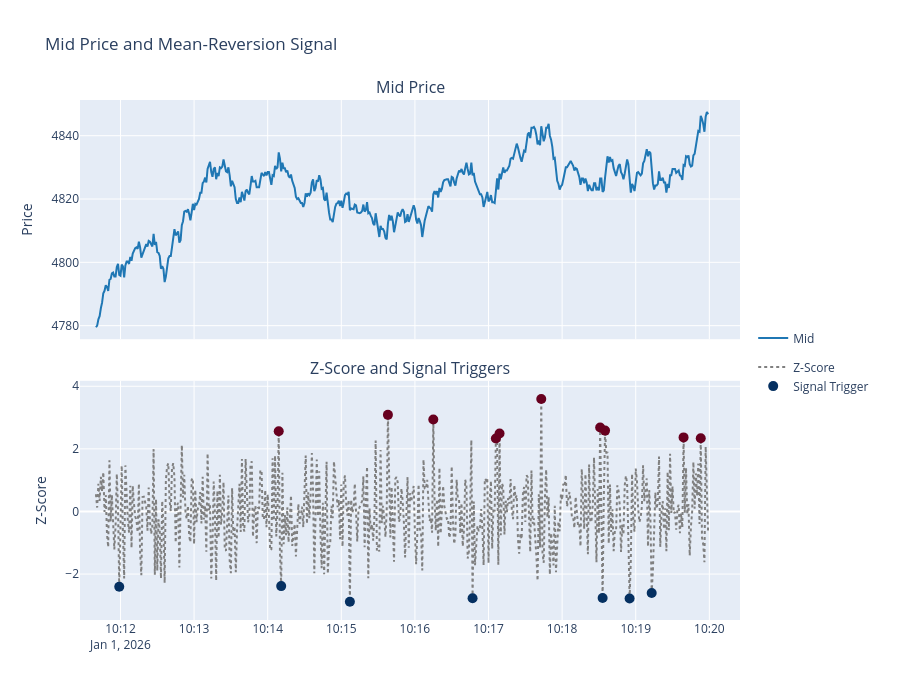

This figure's notebook cell:
### Markdown cell above
## Visualization

Mid-price and Z-score signal charts

### Code cell
import plotly.graph_objects as go
from plotly.subplots import make_subplots
import plotly.io as pio

pio.renderers.default = "vscode"

plot_df = df.tail(500).copy()
entry_df = plot_df.loc[plot_df["signal"] != 0].copy()

fig = make_subplots(
    rows=2,
    cols=1,
    shared_xaxes=True,
    vertical_spacing=0.08,
    subplot_titles=("Mid Price", "Z-Score and Signal Triggers")
)

fig.add_trace(
    go.Scatter(
        x=plot_df["ts"],
        y=plot_df["mid"],
        name="Mid",
        mode="lines",
        line=dict(color="#1f77b4"),
        showlegend=True,
        legendgroup="top"
    ),
    row=1, col=1
)

fig.add_trace(
    go.Scatter(
        x=plot_df["ts"],
        y=plot_df["zscore"],
        name="Z-Score",
        mode="lines",
        line=dict(dash="dot", color="gray"),
        showlegend=True,
        legendgroup="bottom"
    ),
    row=2, col=1
)

fig.add_trace(
    go.Scatter(
        x=entry_df["ts"],
        y=entry_df["zscore"],
        mode="markers",
        name="Signal Trigger",
        marker=dict(
            size=10,
            color=entry_df["signal"],
            colorscale="RdBu",
            showscale=False,
            symbol="circle"
        ),
        showlegend=True,
        legendgroup="bottom"
    ),
    row=2, col=1
)

fig.update_layout(
    height=700,
    title="Mid Price and Mean-Reversion Signal",
    legend=dict(
        orientation="v",
        yanchor="top",
        y=.57,
        xanchor="left",
        x=1.02
    ),
    margin=dict(r=160)
)

fig.update_yaxes(title_text="Price", row=1, col=1)
fig.update_yaxes(title_text="Z-Score", row=2, col=1)
fig.show()

trade_log = entry_df[["ts", "signal", "mid", "trade_px", "zscore", "signal_strength"]].copy()
trade_log["direction"] = trade_log["signal"].map({1: "Long", -1: "Short"})
trade_log["mid"] = trade_log["mid"].round(2)
trade_log["trade_px"] = trade_log["trade_px"].round(2)
trade_log["zscore"] = trade_log["zscore"].round(2)
trade_log["signal_strength"] = trade_log["signal_strength"].round(2)
trade_log = trade_log[["ts", "direction", "trade_px", "mid", "zscore", "signal_strength"]]

trade_log.head(5)

### Figure 1 — Plotly figure (JSON) as saved in the notebook; plotly's stock layout.template omitted (floating-point values rounded to 4 significant figures; data arrays with more than 128 entries replaced by an {"elided": "..."} marker saying what was removed)
{"data": [{"legendgroup": "top", "line": {"color": "#1f77b4"}, "mode": "lines", "name": "Mid", "showlegend": true, "type": "scatter", "x": {"elided": "500 str values"}, "xaxis": "x", "y": {"elided": "500 float values"}, "yaxis": "y"}, {"legendgroup": "bottom", "line": {"color": "gray", "dash": "dot"}, "mode": "lines", "name": "Z-Score", "showlegend": true, "type": "scatter", "x": {"elided": "500 str values"}, "xaxis": "x2", "y": {"elided": "500 float values"}, "yaxis": "y2"}, {"legendgroup": "bottom", "marker": {"color": [1, -1, 1, 1, -1, -1, 1, -1, -1, -1, -1, 1, -1, 1, 1, -1, -1], "colorscale": [[0, "rgb(103,0,31)"], [0.1, "rgb(178,24,43)"], [0.2, "rgb(214,96,77)"], [0.3, "rgb(244,165,130)"], [0.4, "rgb(253,219,199)"], [0.5, "rgb(247,247,247)"], [0.6, "rgb(209,229,240)"], [0.7, "rgb(146,197,222)"], [0.8, "rgb(67,147,195)"], [0.9, "rgb(33,102,172)"], [1, "rgb(5,48,97)"]], "showscale": false, "size": 10, "symbol": "circle"}, "mode": "markers", "name": "Signal Trigger", "showlegend": true, "type": "scatter", "x": ["2026-01-01T10:11:59", "2026-01-01T10:14:09", "2026-01-01T10:14:11", "2026-01-01T10:15:07", "2026-01-01T10:15:38", "2026-01-01T10:16:15", "2026-01-01T10:16:47", "2026-01-01T10:17:06", "2026-01-01T10:17:09", "2026-01-01T10:17:43", "2026-01-01T10:18:31", "2026-01-01T10:18:33", "2026-01-01T10:18:35", "2026-01-01T10:18:55", "2026-01-01T10:19:13", "2026-01-01T10:19:39", "2026-01-01T10:19:53"], "xaxis": "x2", "y": [-2.406, 2.562, -2.385, -2.886, 3.086, 2.94, -2.772, 2.331, 2.491, 3.593, 2.681, -2.767, 2.583, -2.78, -2.603, 2.367, 2.337], "yaxis": "y2"}], "layout": {"annotations": [{"font": {"size": 16}, "showarrow": false, "text": "Mid Price", "x": 0.5, "xanchor": "center", "xref": "paper", "y": 1, "yanchor": "bottom", "yref": "paper"}, {"font": {"size": 16}, "showarrow": false, "text": "Z-Score and Signal Triggers", "x": 0.5, "xanchor": "center", "xref": "paper", "y": 0.46, "yanchor": "bottom", "yref": "paper"}], "height": 700, "legend": {"orientation": "v", "x": 1.02, "xanchor": "left", "y": 0.57, "yanchor": "top"}, "margin": {"r": 160}, "title": {"text": "Mid Price and Mean-Reversion Signal"}, "xaxis": {"anchor": "y", "domain": [0, 1], "matches": "x2", "showticklabels": false}, "xaxis2": {"anchor": "y2", "domain": [0, 1]}, "yaxis": {"anchor": "x", "domain": [0.54, 1], "title": {"text": "Price"}}, "yaxis2": {"anchor": "x2", "domain": [0, 0.46], "title": {"text": "Z-Score"}}}}
